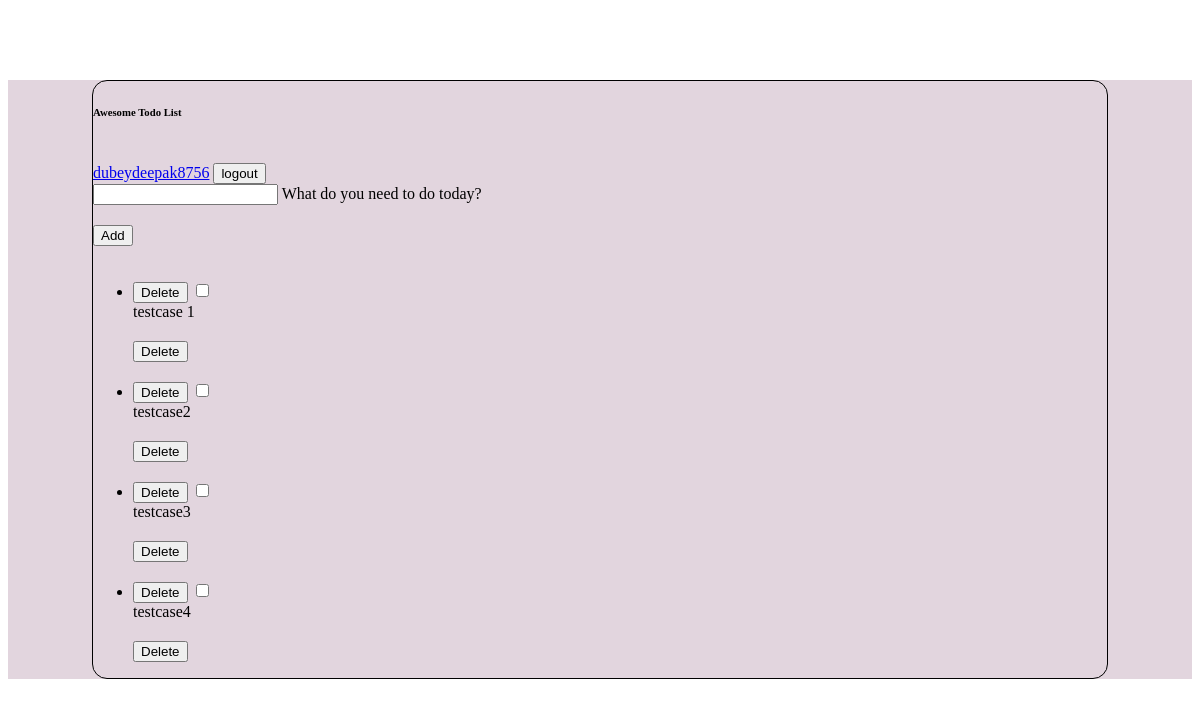
Screenshot of / (signed in) with the database file from the repository.
### todoApp/models.py (models this page shows, shortened)
class Notes(models.Model):
    author = models.ForeignKey(User, on_delete=models.CASCADE)
    title = models.CharField(max_length =  200)
    description = models.TextField(default="none")
    isCompleted = models.BooleanField(default=False)
    date_modified = models.DateTimeField(auto_now=True)

### todoApp/views.py (the view, shortened to what this page needs)
# urls.py: path("", views.index, name='index'),
@login_required
def index(request):
    notes = Notes.objects.filter(author = request.user)
    return render(request, "todoApp/index.html", {"notes": notes, "username": request.user.username})

### todoApp/templates/todoApp/index.html (shortened to what this page needs)
{% extends "todoApp/base.html" %}
{% block content %}
<section class="vh-100" style="background-color: #e2d5de;">
    <div class="container py-5 h-100">
      <div class="row d-flex justify-content-center align-items-center h-100">
        <div class="col col-xl-10">
          <div class="card" style="border-radius: 15px;">
            <div class="card-body p-5">
              <div class="d-flex justify-content-between align-items-center">
              <h6 class="mb-3">Awesome Todo List</h6>
              <form  action="{% url 'logout' %}" method="POST" class="d-flex justify-content-center align-items-center mb-4">
                <a href="#">{{username}}</a>
                <button type="submit" class="btn btn-primary btn-lg ">logout</button>
              </form>
              </div>
            <div>
              <form  action="{% url 'index' %}" method="POST" class="d-flex justify-content-center align-items-center mb-4">
                <div class="form-outline flex-fill">
                  <input type="text" id="form3" class="form-control form-control-lg" name="title"/>
                  <label class="form-label" for="form3">What do you need to do today?</label>
                </div>
                <button type="submit" class="btn btn-primary btn-lg ms-2 myclass">Add</button>
              </form>
              <ul class="list-group mb-0">
                {% for note in notes %}
                <li
                  class="list-group-item d-flex justify-content-between align-items-center border-start-0 border-top-0 border-end-0 border-bottom rounded-0 mb-2">
                  {% if note.isCompleted %}
                  <div class="d-flex align-items-center">
                    <form  action="{% url 'done' note.id %}" method="get" class="d-flex justify-content-center align-items-center">
                      {% csrf_token %}
                      <button type="submit" class="btn btn-primary btn-lg ms-2 d-none myform{{note.id}}">Delete</button>
                      <input class="noteCheck" type="checkbox" value="" aria-label="..." checked  onclick="handleClick({{note.id}})"/>
                    </form>
                    <s> {{note.title}}</s>
                  </div>
                  {% else %}
                  <div class="d-flex align-items-center">
                    <form  action="{% url 'done' note.id %}" method="get" class="d-flex justify-content-center align-items-center">
                      <button type="submit" class="btn btn-primary btn-lg ms-2 d-none myform{{note.id}}">Delete</button>
                      <input class="noteCheck" type="checkbox" value="" aria-label="..."  onclick="handleClick({{note.id}})" />
                    </form>
                    {{note.title}}
                  </div>
                  {% endif %}
                  <form  action="{% url 'deleteNote' note.id %}" method="POST" class="d-flex justify-content-center align-items-center mb-4">
                    <button type="submit" class="btn btn-primary btn-lg ms-2">Delete</button>
                  </form>
                </li>
                {% endfor %}
              </ul>
            </div>
          </div>
        </div>
      </div>
    </div>
  </section>
  {% block script%}
  {% load static %}
  {% endblock %}
{% endblock %}

### todoApp/templates/todoApp/base.html (style rules this page uses)
.container { margin: 5rem; }
.btn { margin-top: 20px; }
.card { border: 1px solid black; margin: 4px; min-width: 150px; }

### rows the page displays
Notes: title "testcase 1"
Notes: title "testcase2"
Notes: title "testcase3"
Notes: title "testcase4"

### other values shown
{{ username }} "dubeydeepak8756"
